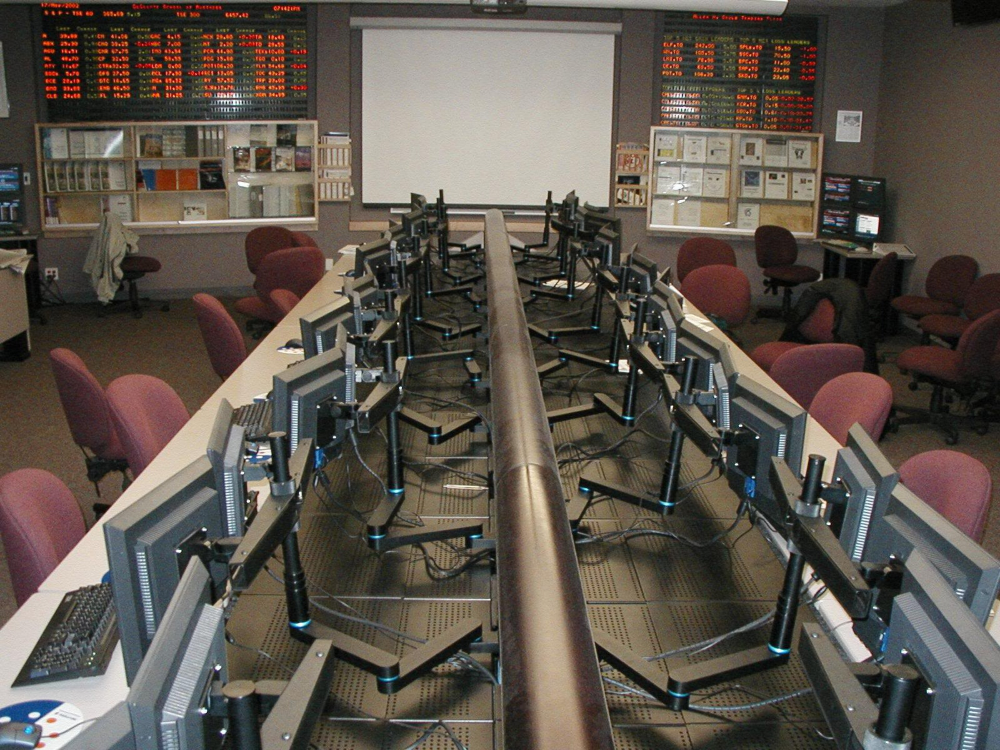
#> input picture produccion/reel-bitcoin-zonas/fotos/sala.jpg, 3000 x 2250 px, given in place of avatar.png, which was not available (shown at 1/3 size)
$ python render.py ../../produccion/reel-bitcoin-zonas/fotos/sala.jpg 5 1.0
#> lines starting #> are read from the running program, lines starting #| are printed output that depends on the picture; after the words box and inside, x2 and y2 are one past the last pixel; in counts of white or black regions, pixels touching at a corner belong together
### herramientas/particulas/cta.py
"""Mid-video and end CTAs (Instagram personal account / YouTube channel)."""
import math
import numpy as np
from PIL import Image, ImageDraw, ImageFont, ImageFilter

F = "/usr/share/fonts/opentype/inter/"
def fnt(n, s):
    return ImageFont.truetype(F + {"b": "Inter-Bold.otf", "sb": "Inter-SemiBold.otf",
                                   "r": "Inter-Regular.otf", "m": "Inter-Medium.otf"}[n], s)

AV = Image.open(__file__.rsplit("/", 1)[0] + "/avatar.png").convert("RGBA")
AV_RIC = Image.open(__file__.rsplit("/", 1)[0] + "/avatar_ric.png").convert("RGBA")
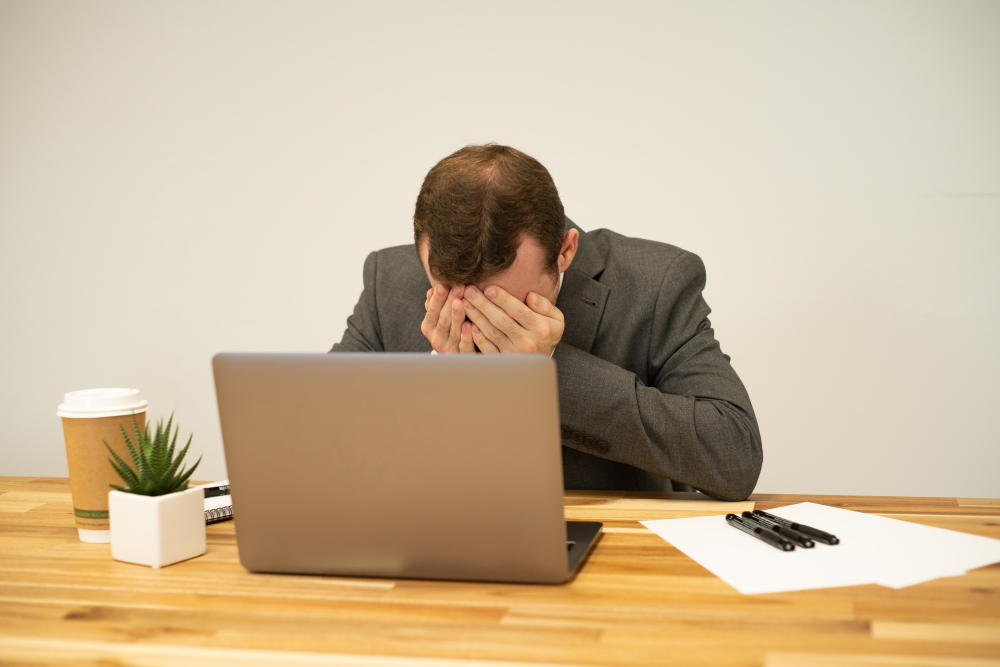
#> input picture produccion/reel-bitcoin-zonas/fotos/lucas-estresado.jpg, 3000 x 2000 px, given in place of avatar_ric.png, which was not available (shown at 1/3 size)
IG_BLUE = (0, 149, 246)
YT_RED = (255, 0, 51)
INK = (18, 18, 20)
MUTED = (115, 115, 120)
BTN_GREY = (239, 239, 239)

def avatar(size, ring=None, src=None):
    a = (src or AV).resize((size, size), Image.LANCZOS)
    if src is AV_RIC:
        o = Image.new("RGBA", a.size, (0, 0, 0, 0)); ImageDraw.Draw(o).ellipse((0, 0, size - 1, size - 1), outline=(220, 220, 225, 255), width=2)
        a = a.copy(); a.alpha_composite(o)
    if not ring:
        return a
    pad = 8
    out = Image.new("RGBA", (size + 2 * pad, size + 2 * pad), (0, 0, 0, 0))
    d = ImageDraw.Draw(out)
    d.ellipse((0, 0, size + 2 * pad - 1, size + 2 * pad - 1), fill=ring)
    d.ellipse((4, 4, size + 2 * pad - 5, size + 2 * pad - 5), fill=(255, 255, 255))
    out.alpha_composite(a, (pad, pad))
    return out

def check(d, cx, cy, s, col, w=4):
    d.line((cx - s, cy, cx - s * 0.3, cy + s * 0.7, cx + s, cy - s * 0.7), fill=col, width=w, joint="curve")

def verified(d, cx, cy, r=15):
    pts = []
    for k in range(16):
        ang = k * math.pi / 8
        rr = r if k % 2 == 0 else r * 0.82
        pts.append((cx + rr * math.cos(ang), cy + rr * math.sin(ang)))
    d.polygon(pts, fill=IG_BLUE)
    check(d, cx, cy, r * 0.45, (255, 255, 255), 3)

# [12 lines left out: function bell, not called in this run]

# ---------------- end-card: Instagram ----------------
CARD_X, CARD_W = 70, 940
IG_Y, IG_H = 640, 560
def ig_card(followed, followers):
    c = Image.new("RGBA", (CARD_W, IG_H), (0, 0, 0, 0))
    d = ImageDraw.Draw(c)
    d.rounded_rectangle((0, 0, CARD_W - 1, IG_H - 1), radius=38, fill=(255, 255, 255))
    d.text((40, 58), "‹", font=fnt("m", 46), fill=INK, anchor="lm")
    d.text((76, 58), "leanalvarez.ok", font=fnt("b", 36), fill=INK, anchor="lm")
    tw = d.textlength("leanalvarez.ok", font=fnt("b", 36))
    verified(d, 76 + tw + 26, 60)
    c.alpha_composite(avatar(190, ring=(214, 41, 118)), (32, 104))
    for cx, num, lab in ((440, "27", "publicaciones"), (640, followers, "seguidores"), (830, "19", "seguidos")):
        d.text((cx, 180), num, font=fnt("b", 46), fill=INK, anchor="mm")
        d.text((cx, 226), lab, font=fnt("r", 25), fill=INK, anchor="mm")
    d.text((40, 345), "Lean Alvarez | Trading & Finanzas", font=fnt("b", 32), fill=INK, anchor="lm")
    d.text((40, 390), "Trader en XAUUSD y Cripto · Opera de la forma correcta", font=fnt("r", 27), fill=INK, anchor="lm")
    d.text((40, 432), "realinvestors.club", font=fnt("sb", 27), fill=(0, 55, 107), anchor="lm")
    by0, by1 = 470, 530
    if followed:
        d.rounded_rectangle((40, by0, 455, by1), radius=16, fill=BTN_GREY)
        d.text((232, (by0 + by1) / 2), "Siguiendo", font=fnt("sb", 30), fill=INK, anchor="mm")
        check(d, 345, (by0 + by1) / 2, 11, INK, 4)
    else:
        d.rounded_rectangle((40, by0, 455, by1), radius=16, fill=IG_BLUE)
        d.text((247, (by0 + by1) / 2), "Seguir", font=fnt("sb", 30), fill=(255, 255, 255), anchor="mm")
    d.rounded_rectangle((475, by0, 900, by1), radius=16, fill=BTN_GREY)
    d.text((687, (by0 + by1) / 2), "Mensaje", font=fnt("sb", 30), fill=INK, anchor="mm")
    return c
IG_BTN = (CARD_X + 247, IG_Y + 500)
IG_FOLLOWERS = (CARD_X + 640, IG_Y + 180)

# ---------------- end-card: YouTube ----------------
YT_Y, YT_H = 660, 430
# [16 lines left out: function yt_card, not called in this run]
YT_BTN = (CARD_X + 470, YT_Y + 342)
YT_BELL = (CARD_X + 335, YT_Y + 334)

# ---------------- mid pill ----------------
PILL = (140, 1415, 940, 1545)
def pill(variant, done):
    w, h = PILL[2] - PILL[0], PILL[3] - PILL[1]
    c = Image.new("RGBA", (w, h), (0, 0, 0, 0))
    d = ImageDraw.Draw(c)
    d.rounded_rectangle((0, 0, w - 1, h - 1), radius=h // 2, fill=(22, 22, 26, 235), outline=(226, 183, 74, 255), width=3)
    c.alpha_composite(avatar(92, src=None if variant == "ig" else AV_RIC), (20, 19))
    name = "leanalvarez.ok" if variant == "ig" else "Real Investors Club"
    if variant == "ig":
        d.text((130, 50), name, font=fnt("b", 32), fill=(245, 245, 242), anchor="lm")
        verified(d, 130 + d.textlength(name, font=fnt("b", 32)) + 22, 51, 13)
        d.text((130, 88), "Trading & Finanzas", font=fnt("r", 25), fill=(160, 160, 166), anchor="lm")
    else:
        d.text((130, h / 2), name, font=fnt("b", 32), fill=(245, 245, 242), anchor="lm")
    bx0, bx1, by0, by1 = w - 270, w - 24, 30, h - 30
    if not done:
        col = IG_BLUE if variant == "ig" else YT_RED
        lab = "Seguir" if variant == "ig" else "Suscribirme"
        d.rounded_rectangle((bx0, by0, bx1, by1), radius=18 if variant == "ig" else 36, fill=col)
        d.text(((bx0 + bx1) / 2, h / 2), lab, font=fnt("b", 29), fill=(255, 255, 255), anchor="mm")
    else:
        lab = "Siguiendo" if variant == "ig" else "Suscripto"
        d.rounded_rectangle((bx0, by0, bx1, by1), radius=18 if variant == "ig" else 36, fill=(60, 60, 66))
        d.text(((bx0 + bx1) / 2 - 14, h / 2), lab, font=fnt("b", 29), fill=(245, 245, 242), anchor="mm")
        check(d, bx1 - 34, h / 2, 9, (245, 245, 242), 4)
    return c
PILL_BTN = (PILL[2] - 147, (PILL[1] + PILL[3]) // 2)

# ---------------- cursor ----------------
def cursor(scale=1.0):
    s = 3.0 * scale
    pts = [(0, 0), (0, 17), (4.5, 13), (8, 20.5), (10.5, 19.5), (7, 12.5), (12.5, 12.5)]
    pts = [(x * s + 8, y * s + 8) for x, y in pts]
    im = Image.new("RGBA", (int(60 * scale) + 20, int(80 * scale) + 20), (0, 0, 0, 0))
    d = ImageDraw.Draw(im)
    sh = Image.new("RGBA", im.size, (0, 0, 0, 0))
    ImageDraw.Draw(sh).polygon([(x + 3, y + 4) for x, y in pts], fill=(0, 0, 0, 120))
    im.alpha_composite(sh.filter(ImageFilter.GaussianBlur(3)))
    d.polygon(pts, fill=(255, 255, 255), outline=(0, 0, 0))
    d.line(pts + [pts[0]], fill=(0, 0, 0), width=3)
    return im
CUR = cursor(1.0); CUR_PRESS = cursor(0.85)
#> in cursor, `im = Image.new("RGBA", (int(60 * scale) + 20, int(80 * scale) + 20), (..`: im: PIL image 80x100 RGBA; every value is 0
#> in cursor (call 2), `im = Image.new("RGBA", (int(60 * scale) + 20, int(80 * scale) + 20), (..`: im: PIL image 71x88 RGBA; every value is 0

def ease(x):
    x = max(0.0, min(1.0, x)); return x * x * (3 - 2 * x)

def back(x):  # ease-out back
    x = max(0.0, min(1.0, x)); c = 1.7
    return 1 + (c + 1) * (x - 1) ** 3 + c * (x - 1) ** 2

# [14 lines left out: functions place, ring, not called in this run]

def move(lt, t0, t1, a, b):
    k = ease((lt - t0) / (t1 - t0))
    return a[0] + (b[0] - a[0]) * k, a[1] + (b[1] - a[1]) * k

class CTA:
    def __init__(self, variant):
        self.v = variant
        self.pill = [pill(variant, False), pill(variant, True)]
        if variant == "ig":
            self.cards = [ig_card(False, "3.734"), ig_card(True, "3.735")]
        else:
            self.cards = [yt_card(0), yt_card(1), yt_card(2)]

    # ----- mid CTA inside the "nets" scene -----
    MID_T = 7.1
    # [85 lines left out: functions mid, end, not called in this run]

### herramientas/particulas/render.py
import sys, os, subprocess, math
import numpy as np
from PIL import Image, ImageDraw, ImageFont, ImageFilter

W, H, FPS = 1080, 1920, 30
N = 3200
VAR = os.environ.get("VAR", "ig")
BASE_OUT = os.path.join(os.path.dirname(__file__), "scenes")
OUT = BASE_OUT
os.makedirs(BASE_OUT + "_" + VAR, exist_ok=True)
sys.path.insert(0, os.path.dirname(os.path.abspath(__file__)))
from cta import CTA
CTAX = CTA(VAR)
#> in pill, `c = Image.new("RGBA", (w, h), (0, 0, 0, 0))`: c: PIL image 800x130 RGBA; every value is 0
#> in pill, `c.alpha_composite(avatar(92, src=None if variant == "ig" else AV_RIC),..`:
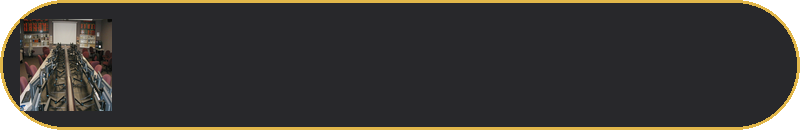
#> c: PIL image 800x130 RGBA; mean R, G, B, A 37.2, 34.4, 31.6, 229.4; transparent parts drawn white
#> in ig_card, `c = Image.new("RGBA", (CARD_W, IG_H), (0, 0, 0, 0))`: c: PIL image 940x560 RGBA; every value is 0
#> in ig_card, `tw = d.textlength("leanalvarez.ok", font=fnt("b", 36))`: tw = 258.2
#> call 3 of avatar, with size = 190, ring = (214, 41, 118)
#> in avatar (call 3), `a = (src or AV).resize((size, size), Image.LANCZOS)`:
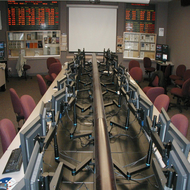
#> a: PIL image 190x190 RGBA; mean R, G, B, A 93.2, 85, 76.5, 255
#> in avatar (call 3), `out = Image.new("RGBA", (size + 2 * pad, size + 2 * pad), (0, 0, 0, 0))`: out: PIL image 206x206 RGBA; every value is 0
#> in avatar (call 3), `out.alpha_composite(a, (pad, pad))`:
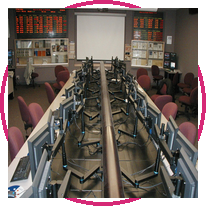
#> out: PIL image 206x206 RGBA; mean R, G, B, A 88.4, 77, 71.8, 227.2; transparent parts drawn white
#> in ig_card, `c.alpha_composite(avatar(190, ring=(214, 41, 118)), (32, 104))`:
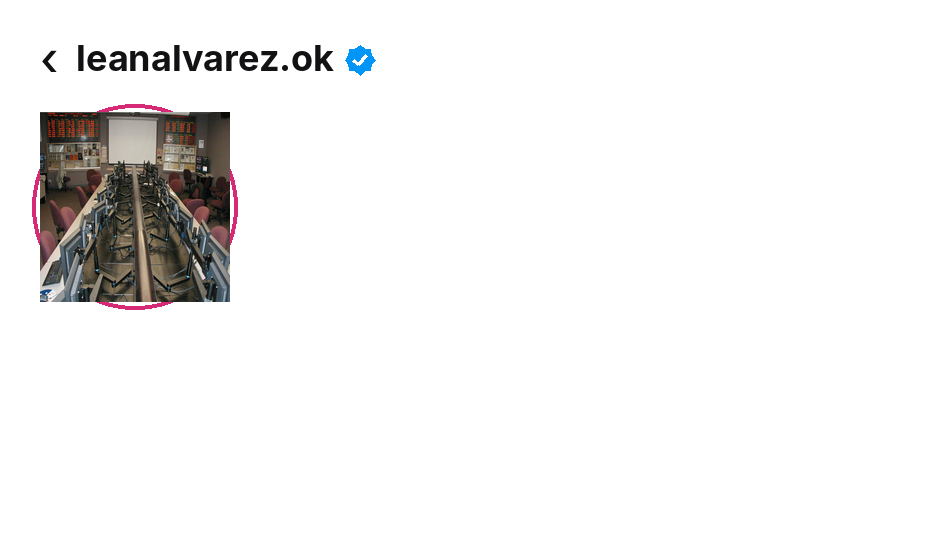
#> c: PIL image 940x560 RGBA; mean R, G, B, A 241.7, 240.9, 240.6, 254.4; transparent parts drawn white
os.makedirs(OUT, exist_ok=True)

F = "/usr/share/fonts/opentype/inter/"
def font(name, size):
    return ImageFont.truetype({
        "black": F + "InterDisplay-Black.otf",
        "xbold": F + "InterDisplay-ExtraBold.otf",
        "semi": F + "Inter-SemiBold.otf",
        "med": F + "Inter-Medium.otf",
        "reg": F + "Inter-Regular.otf",
        "mono": "/usr/share/fonts/truetype/dejavu/DejaVuSansMono-Bold.ttf",
        "monor": "/usr/share/fonts/truetype/dejavu/DejaVuSansMono.ttf",
    }[name], size)

GOLD = (226, 183, 74)
GOLD2 = (255, 222, 140)
WHITE = (245, 245, 242)
GREY = (140, 144, 152)
RED = (235, 77, 75)
ICE = (120, 190, 255)
GREEN = (60, 200, 130)

# ---------------- background ----------------
yy, xx = np.mgrid[0:H, 0:W].astype(np.float32)
d = np.sqrt(((xx - W / 2) / W) ** 2 + ((yy - H * 0.48) / H) ** 2)
vig = np.clip(1 - d * 1.6, 0, 1)
BG = np.zeros((H, W, 3), np.float32)
BG[..., 0] = 6 + 14 * vig
BG[..., 1] = 7 + 12 * vig
BG[..., 2] = 10 + 10 * vig
# faint terminal grid
for gx in range(0, W, 90):
    BG[:, gx:gx + 1] += 5
for gy in range(30, H, 90):
    BG[gy:gy + 1, :] += 5

# ---------------- shapes ----------------
def sample(draw_fn, seed, n=N):
    m = Image.new("L", (W, H), 0)
    draw_fn(ImageDraw.Draw(m))
    pts = np.argwhere(np.array(m) > 127)
    rng = np.random.default_rng(seed)
    idx = rng.choice(len(pts), n, replace=len(pts) < n)
    p = pts[idx][:, ::-1].astype(np.float32) + rng.random((n, 2)).astype(np.float32)
    return p

CY = 1000  # center of particle stage

def sh_disc(d):
    d.ellipse((540 - 290, CY - 290, 540 + 290, CY + 290), fill=255)

def sh_bars(d):
    base = 1330
    d.rectangle((250, base - 150, 450, base), fill=255)
    d.rectangle((630, base - 630, 830, base), fill=255)

def sh_laptop(d):
    w = 9
    d.rounded_rectangle((250, 770, 830, 1130), radius=26, outline=255, width=w)
    d.rounded_rectangle((285, 805, 795, 1095), radius=8, outline=255, width=3)
    d.polygon([(190, 1150), (890, 1150), (850, 1185), (230, 1185)], fill=255)
    # tiny "signature" stamp on screen
    d.line((380, 1010, 430, 960, 470, 1020, 520, 950, 560, 1010), fill=255, width=6)

TL_Y = [640, 860, 1080, 1300]
def sh_timeline(d):
    d.line((150, 560, 150, 1400), fill=255, width=5)
    for i, y in enumerate(TL_Y):
        r = [26, 34, 56, 22][i]
        d.ellipse((150 - r, y - r, 150 + r, y + r), fill=255)

NETS = [("ETHEREUM", 3770), ("BITCOIN", 1480), ("TRON · USDT", 628), ("XRP", 300), ("OTRAS 5 REDES", 145)]
BAR_Y0, BAR_DY, BAR_X0, BAR_W = 640, 150, 90, 900
def sh_netbars(d):
    for i, (_, v) in enumerate(NETS):
        y = BAR_Y0 + i * BAR_DY + 52
        L = max(14, BAR_W * v / 3770)
        d.rectangle((BAR_X0, y, BAR_X0 + L, y + 40), fill=255)

def sh_question(d):
    f = font("black", 640)
    d.text((540, 1020), "?", font=f, fill=255, anchor="mm")

def sh_split(d):
    d.ellipse((90, 860, 500, 1270), fill=255)
    d.ellipse((560, 840, 1010, 1290), fill=255)

def price_path():
    rng = np.random.default_rng(7)
    xs = np.linspace(110, 970, 60)
    base = np.concatenate([np.linspace(780, 760, 35), np.linspace(760, 1250, 10), np.linspace(1250, 1190, 15)])
    ys = base + rng.normal(0, 14, 60)
    return list(zip(xs, ys))
PRICE = price_path()
def sh_price(d):
    d.line(PRICE, fill=255, width=9, joint="curve")

def sh_lock(d):
    d.rounded_rectangle((360, 960, 720, 1250), radius=34, fill=255)
    d.arc((410, 750, 670, 1060), 180, 360, fill=255, width=40)
    d.line((410, 905, 410, 965), fill=255, width=40)
    d.line((670, 905, 670, 965), fill=255, width=40)
    d.ellipse((515, 1060, 565, 1110), fill=0)
    d.rectangle((530, 1090, 550, 1160), fill=0)

def sh_frame(d):
    box = (40, 600, 1040, 1250) if VAR == "ig" else (40, 620, 1040, 1130)
    d.rounded_rectangle(box, radius=60, outline=255, width=5)

def sh_ric(d):
    f = font("black", 400)
    d.text((540, 960), "RIC", font=f, fill=255, anchor="mm")

# ---------------- scenes ----------------
SCENES = [  # name, duration, shape fn, color fn
    ("hook", 10.2, sh_disc),
    ("record", 6.9, sh_bars),
    ("laptop", 11.4, sh_laptop),
    ("timeline", 16.1, sh_timeline),
    ("nets", 12.6, sh_netbars),
    ("who", 10.1, sh_question),
    ("money", 7.0, sh_split),
    ("market", 9.8, sh_price),
    ("lesson", 10.8, sh_lock),
    ("cta", 8.0, sh_frame),
]
ORIG = [6.0, 5.5, 7.5, 8.0, 11.8, 7.0, 6.5, 7.0, 6.5, 8.0]
STARTS = np.cumsum([0] + [s[1] for s in SCENES])
TOTAL = STARTS[-1]

TARGETS = [sample(s[2], 100 + i) for i, s in enumerate(SCENES)]
#> in sample, `m = Image.new("L", (W, H), 0)`: m: PIL image 1080x1920 L; every value is 0
#> in sample, `draw_fn(ImageDraw.Draw(m))`:
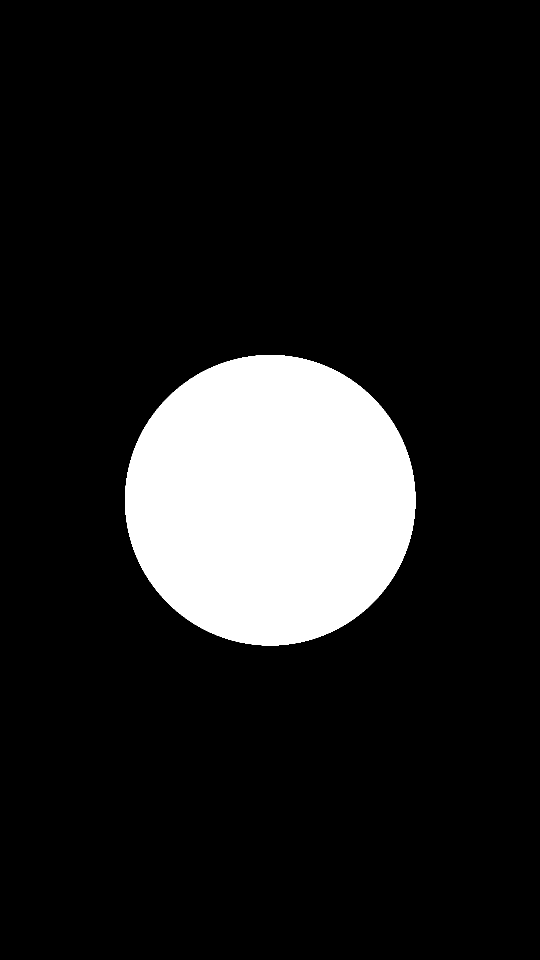
#> m: PIL image 1080x1920 L (shown at 1/2 size); 12.8% white; 1 white region, box (x1, y1, x2, y2) and area: (250, 710, 831, 1291) 265037
#> in sample, `pts = np.argwhere(np.array(m) > 127)`: pts = 265037 pairs, first value 710 to 1290, second value 250 to 830
#> in sample, `idx = rng.choice(len(pts), n, replace=len(pts) < n)`: idx = 3200 values, max 264956 at index 1489, min 5 at index 2508, mean 132684.5
#> in sample, `p = pts[idx][:, ::-1].astype(np.float32) + rng.random((n, 2)).astype(n..`: p = 3200 pairs, first value 251.4 to 830.5, second value 710.8 to 1289
#> in sample (call 2), `draw_fn(ImageDraw.Draw(m))`: m: PIL image 1080x1920 L; 7.6% white; 2 white regions, box (x1, y1, x2, y2) and area: (630, 700, 831, 1331) 126831, (250, 1180, 451, 1331) 30351
#> in sample (call 3), `draw_fn(ImageDraw.Draw(m))`: m: PIL image 1080x1920 L; 2.2% white; 4 white regions, box (x1, y1, x2, y2) and area: (190, 1150, 891, 1186) 23796, (250, 770, 831, 1131) 16284, (285, 805, 796, 1096) 4732, (378, 949, 563, 1023) 1667
#> in sample (call 4), `draw_fn(ImageDraw.Draw(m))`: m: PIL image 1080x1920 L; 0.98% white; 1 white region, box (x1, y1, x2, y2) and area: (94, 560, 207, 1401) 20321
#> in sample (call 5), `draw_fn(ImageDraw.Draw(m))`: m: PIL image 1080x1920 L; 3% white; 5 white regions, box (x1, y1, x2, y2) and area: (90, 692, 991, 733) 36941, (90, 842, 444, 883) 14514, (90, 992, 240, 1033) 6150, (90, 1142, 162, 1183) 2952, (90, 1292, 125, 1333) 1435
#> in sample (call 7), `draw_fn(ImageDraw.Draw(m))`: m: PIL image 1080x1920 L; 14.1% white; 2 white regions, box (x1, y1, x2, y2) and area: (560, 840, 1011, 1291) 159665, (90, 860, 501, 1271) 132617
#> in sample (call 8), `draw_fn(ImageDraw.Draw(m))`: m: PIL image 1080x1920 L; 0.69% white; 1 white region, box (x1, y1, x2, y2) and area: (109, 725, 975, 1273) 14406
#> in sample (call 9), `draw_fn(ImageDraw.Draw(m))`: m: PIL image 1080x1920 L; 5.8% white; 1 white region, box (x1, y1, x2, y2) and area: (360, 750, 721, 1251) 120745
#> in sample (call 10), `draw_fn(ImageDraw.Draw(m))`:
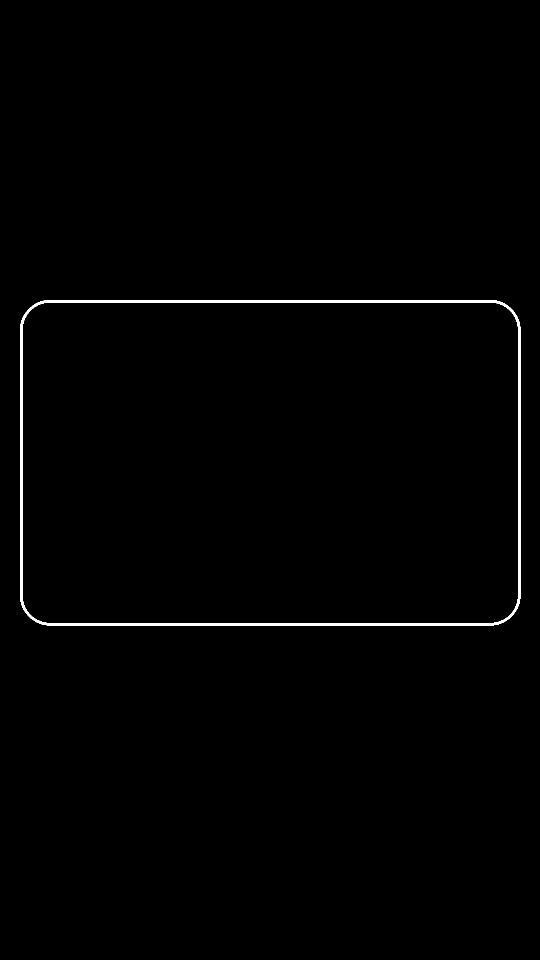
#> m: PIL image 1080x1920 L (shown at 1/2 size); 0.77% white; 1 white region, box (x1, y1, x2, y2) and area: (40, 600, 1041, 1251) 15908
#> in sample (call 10), `pts = np.argwhere(np.array(m) > 127)`: pts = 15908 pairs, first value 600 to 1250, second value 40 to 1040
#> in sample (call 10), `idx = rng.choice(len(pts), n, replace=len(pts) < n)`: idx = 3200 values, max 15906 at index 1159, min 1 at index 782, mean 7946.9
#> in sample (call 10), `p = pts[idx][:, ::-1].astype(np.float32) + rng.random((n, 2)).astype(n..`: p = 3200 pairs, first value 40.02 to 1041, second value 600 to 1251
#> TARGETS = 10 point arrays, longest 3200 points
# start shape: scattered dust
rng0 = np.random.default_rng(1)
DUST = np.stack([rng0.random(N) * W, rng0.random(N) * H], 1).astype(np.float32)

def colors_for(i):
    c = np.tile(np.array(GOLD, np.float32), (N, 1))
    rng = np.random.default_rng(500 + i)
    c *= (0.65 + 0.5 * rng.random((N, 1)))
    name = SCENES[i][0]
    P = TARGETS[i]
    if name == "money":
        m = P[:, 0] < 530
        c[m] = np.array(ICE) * (0.6 + 0.5 * rng.random((m.sum(), 1)))
    if name == "market":
        c[:] = np.array(RED) * (0.7 + 0.4 * rng.random((N, 1)))
    if name == "record":
        m = P[:, 0] < 540
        c[m] = np.array(GREY) * 0.9
    return c
COLS = [colors_for(i) for i in range(len(SCENES))]
#> in colors_for, `P = TARGETS[i]`: P = 3200 pairs, first value 251.4 to 830.5, second value 710.8 to 1289

rngp = np.random.default_rng(9)
PH = rngp.random((N, 2)).astype(np.float32) * 6.28
FR = (0.6 + rngp.random((N, 2)) * 1.4).astype(np.float32)
DELAY = (rngp.random(N) * 0.5).astype(np.float32)

def ease(x):
    x = np.clip(x, 0, 1)
    return x * x * (3 - 2 * x)

# [40 lines left out: functions particles, splat, not called in this run]

# ---------------- text helpers ----------------
class T:
    def __init__(self, draw):
        self.d = draw
    # [25 lines left out: functions text, tracked, appear, wrap_center, not called in this run]

def money(v):
    return f"{int(round(v)):,}".replace(",", ".")

# [7 lines left out: function chip, not called in this run]

FH = font("black", 92); FH2 = font("black", 76); FBIG = font("black", 150)
FS = font("semi", 40); FSm = font("med", 34); FXS = font("med", 31)
FM = font("mono", 40); FMs = font("mono", 30); FMxs = font("monor", 24)
FTAG = font("semi", 26)

# [114 lines left out: functions overlay, frame, not called in this run]

def render_scene(i):
    name, dur = SCENES[i][0], SCENES[i][1]
    od = BASE_OUT + "_" + VAR if name in ("nets", "cta") else BASE_OUT
    tmp = os.path.join(od, f"{i:02d}_{name}.tmp.mp4")
    fin = os.path.join(od, f"{i:02d}_{name}.mp4")
#> (the run stopped early here; a loop or call above may not have finished)
